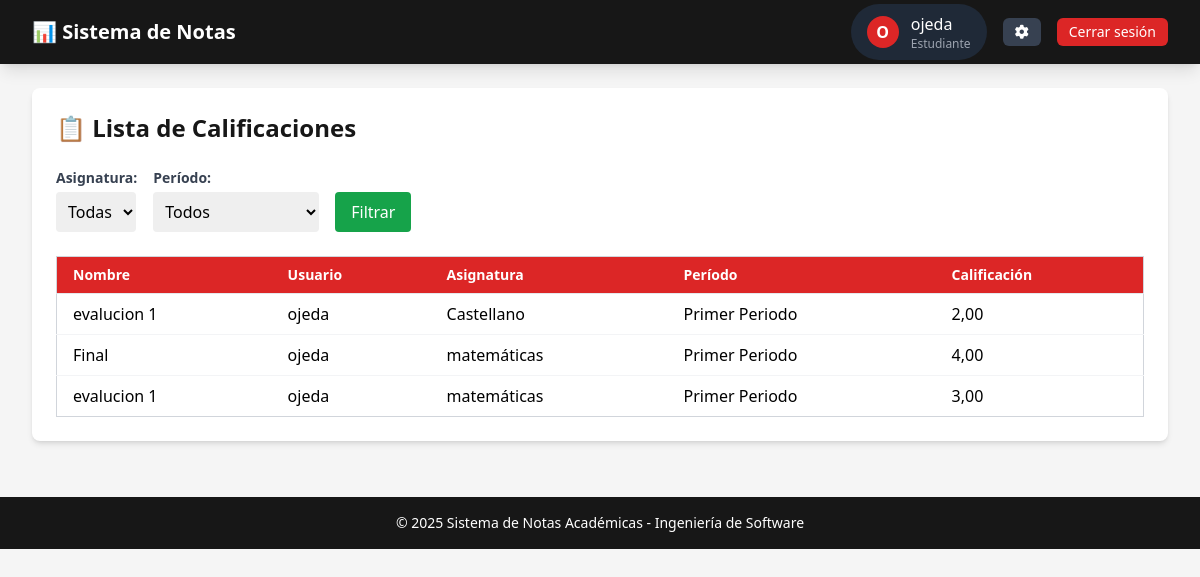
Page /academico/calificaciones_estudiante/ (signed in) on the earlier database version.
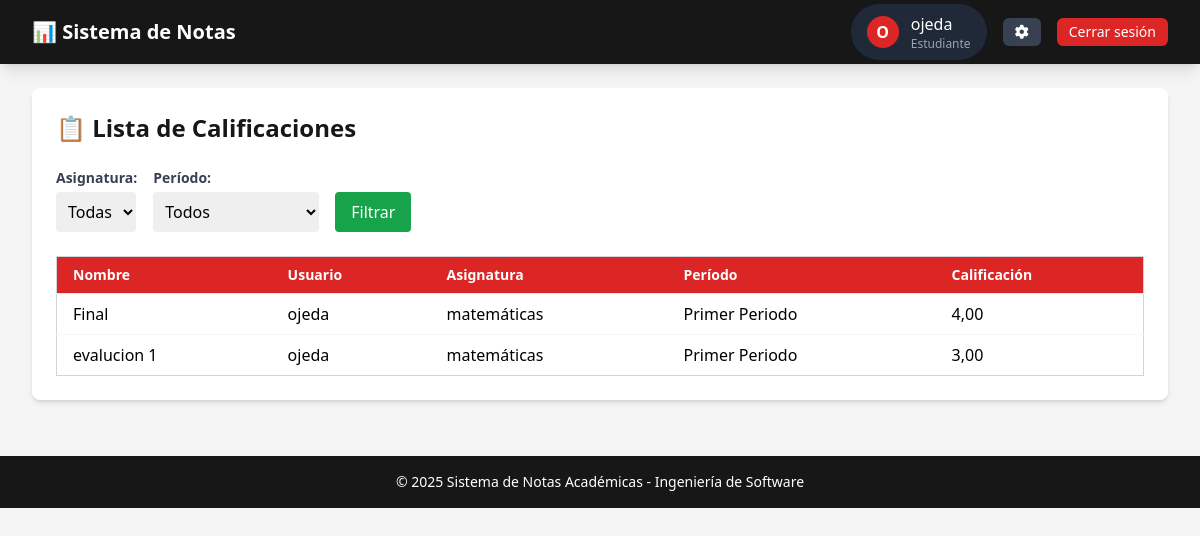
Same page on the later database version.
### academico/models.py (models this page shows, shortened)
class Calificacion(models.Model):
    class Meta:
        indexes = [
            models.Index(fields=['estudiante', 'asignatura']),
            models.Index(fields=['periodo']),
            models.Index(fields=['profesor'])
        ]
        ordering = ['-periodo__nombre', 'asignatura__nombre']
    estudiante = models.ForeignKey(Estudiante, on_delete=models.CASCADE)
    profesor = models.ForeignKey(Profesor, on_delete=models.CASCADE)
    asignatura = models.ForeignKey(Asignatura, on_delete=models.CASCADE)
    periodo = models.ForeignKey(Periodo, on_delete=models.CASCADE)
    tipo_evaluacion = models.CharField(max_length=50, default="Final")
    nombre = models.CharField(
        max_length=100,
        blank=False,  # Puedes cambiar a False si lo quieres requerido
        verbose_name="Nombre/Descripción",
        help_text="Nombre descriptivo de la calificación"
    )
    nota = models.DecimalField(max_digits=4, decimal_places=2)

class Estudiante(models.Model):
    user = models.OneToOneField(settings.AUTH_USER_MODEL, on_delete=models.CASCADE)
    matricula = models.CharField(max_length=30, unique=True)

class User(AbstractUser):
    ROLES = [('admin', 'Administrador'), ('profesor', 'Profesor'), ('estudiante', 'Estudiante')]
    username = models.CharField('Nombre de usuario', max_length=30, unique=True)
    rol = models.CharField('Rol', max_length=20, choices=ROLES, default='estudiante')
    pregunta_seguridad = models.CharField('Pregunta de recuperación', max_length=200, blank=True, null=True)
    respuesta_seguridad = models.CharField('Respuesta de recuperación', max_length=200, blank=True, null=True)
    primer_inicio_sesion = models.BooleanField(default=True)
    intentos_recuperacion = models.IntegerField(default=0)
    ultimo_intento = models.DateTimeField(null=True, blank=True)
    objects = CustomUserManager()
    USERNAME_FIELD = 'username'
    REQUIRED_FIELDS = ['rol']

class Asignatura(models.Model):
    nombre = models.CharField(max_length=100)

class Periodo(models.Model):
    nombre = models.CharField(max_length=100)

### academico/views.py (the view)
# urls.py: path('calificaciones_estudiante/', views.calificaciones_estudiante, name='calificaciones_estudiante'),
@login_required
def calificaciones_estudiante(request):
    if request.user.rol != 'estudiante':
        messages.error(request, "No tienes permisos para acceder a esta página.")
        return redirect('login')
    try:
        estudiante = Estudiante.objects.get(user=request.user)
        calificaciones = Calificacion.objects.filter(estudiante=estudiante).order_by('periodo', 'asignatura__nombre')
        periodos = Periodo.objects.all()
        periodo_actual = request.GET.get('periodo')
        if periodo_actual:
            calificaciones = calificaciones.filter(periodo__id=periodo_actual)
        return render(request, 'academico/calificaciones/calificaciones_estudiante.html', {
            'calificaciones': calificaciones,
            'periodos': periodos,
            'periodo_actual': periodo_actual
        })
    except Estudiante.DoesNotExist:
        messages.error(request, "No se encontró el perfil de estudiante asociado a tu cuenta.")
        return redirect('login')

### templates/academico/calificaciones/calificaciones_estudiante.html (shortened to what this page needs)
{% extends 'base/base_generic.html' %}
{% block content %}
<div class="bg-white p-6 rounded-lg shadow-md">
    <h2 class="text-2xl font-bold text-academic-secondary mb-6">📋 Lista de Calificaciones</h2>
   <form method="get" class="flex flex-wrap gap-4 items-center mb-6">
    <div>
        <label class="block mb-1 font-semibold text-sm text-gray-700">Asignatura:</label>
        <select name="asignatura" class="border-gray-300 rounded p-2">
            <option value="">Todas</option>
        </select>
    </div>
    <div>
        <label class="block mb-1 font-semibold text-sm text-gray-700">Período:</label>
        <select name="periodo" class="border-gray-300 rounded p-2">
            <option value="">Todos</option>
        </select>
    </div>
    <div class="self-end">
        <button type="submit" class="bg-green-600 text-white px-4 py-2 rounded hover:bg-green-700 transition">Filtrar</button>
    </div>
</form>
        <div class="overflow-x-auto">
            <table class="min-w-full divide-y divide-gray-200 border border-gray-300">
                <thead class="bg-academic-primary text-white">
                    <tr>
                        <th class="px-4 py-2 text-left text-sm font-semibold">Nombre</th>
                        <th class="px-4 py-2 text-left text-sm font-semibold">Usuario</th>
                        <th class="px-4 py-2 text-left text-sm font-semibold">Asignatura</th>
                        <th class="px-4 py-2 text-left text-sm font-semibold">Período</th>
                        <th class="px-4 py-2 text-left text-sm font-semibold">Calificación</th>
                    </tr>
                </thead>
                <tbody class="bg-white divide-y divide-gray-100">
                    {% for calificacion in calificaciones %}
                        <tr class="hover:bg-gray-50">
                            <td class="px-4 py-2">
                                {% if calificacion.nombre %}
                                    {{ calificacion.nombre }}
                                {% else %}
                                    {{ calificacion.tipo_evaluacion }}
                                {% endif %}
                            </td>
                            <td class="px-4 py-2">{{ calificacion.estudiante.user.username }}</td>
                            <td class="px-4 py-2">{{ calificacion.asignatura.nombre }}</td>
                            <td class="px-4 py-2">{{ calificacion.periodo.nombre }}</td>
                            <td class="px-4 py-2">{{ calificacion.nota|default:"-"|floatformat:2 }}</td>
                        </tr>
                    {% empty %}
                        <tr>
                            <td colspan="5" class="px-4 py-4 text-center text-gray-500">No hay calificaciones registradas.</td>
                        </tr>
                    {% endfor %}
                </tbody>
            </table>
        </div>
    {% endblock %}

Differences in the rows shown:
removed Calificacion: nombre "evalucion 1", estudiante.user.username "ojeda", asignatura.nombre "Castellano", periodo.nombre "Primer Periodo", nota "2,00"
